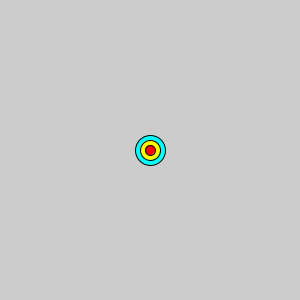
Frame 1 (no input)
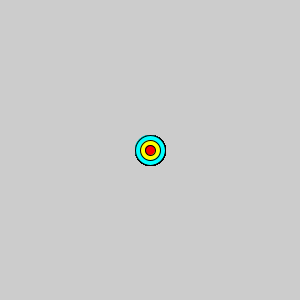
Frame 60 (the mouse pressed at the canvas centre just before this capture)
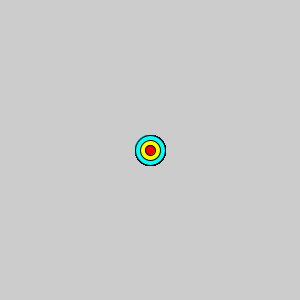
Frame 120 (the mouse held since frame 60 and released just before this capture)

The Processing sketch that drew these frames (run headless with seeded random() and noise(); from frame 60 on, the mouse is pressed at the canvas centre):

// Processing sketch: ellipse_trial
// ── ellipse_trial.pde
void setup()
{
size(300,300);
rectMode(CORNERS);
}

void draw()
{
  fill(255,0,0);
  ellipse(150,150,10,10);
  fill(255,255,0);
  ellipse(150,150,20,20);
  fill(0,255,255);
  ellipse(150,150,30,30);
  fill(255,255,0);
  ellipse(150,150,20,20);
  fill(255,0,0);
  ellipse(150,150,10,10);
}
